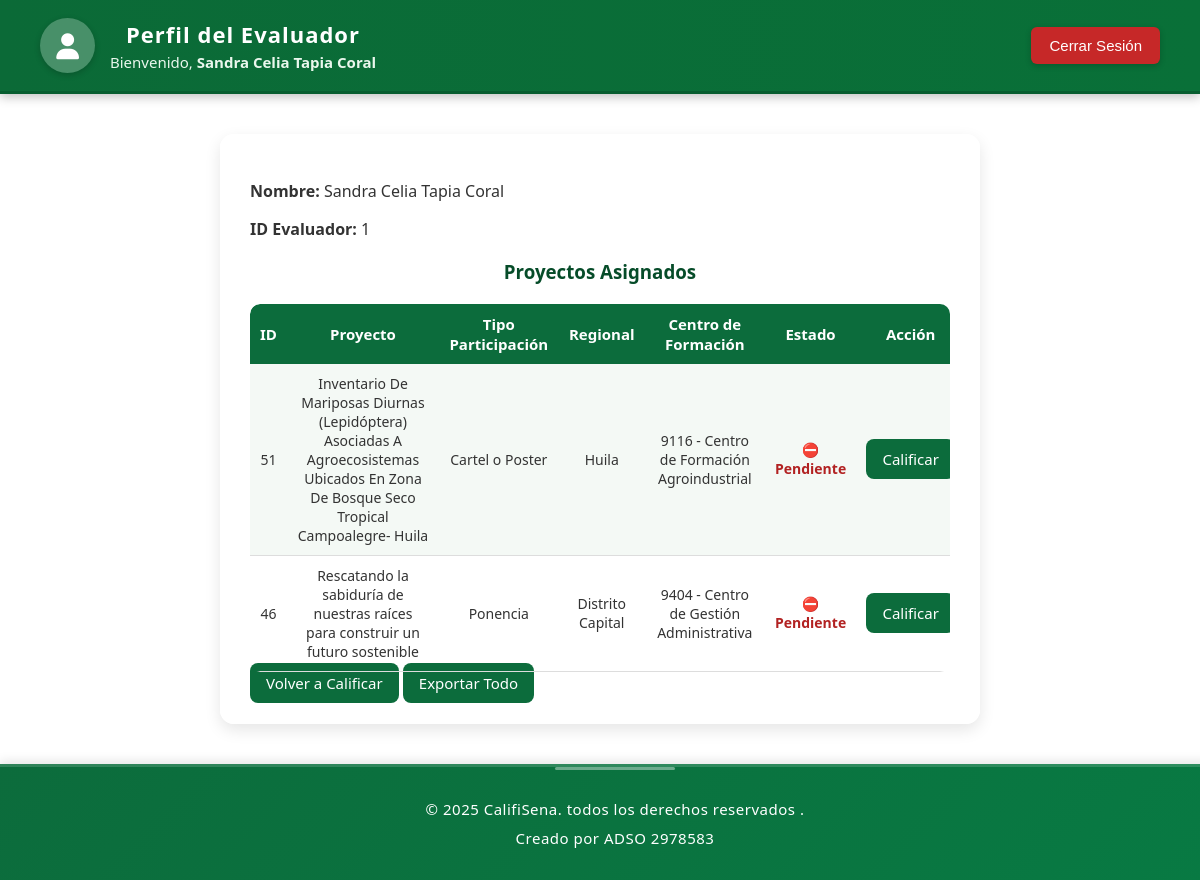
The app's page /Views/perfil.php (signed in) with its own data.
### tables this page shows
CREATE TABLE `asignaciones` (
  `id_asignacion` int(11) NOT NULL,
  `id_evaluador` int(11) NOT NULL,
  `id_proyecto` int(11) NOT NULL,
  `fecha_asignacion` date DEFAULT current_timestamp()
);

CREATE TABLE `proyectos` (
  `id_proyecto` int(11) NOT NULL,
  `nombre_proyecto` varchar(500) NOT NULL,
  `tipo_participacion` varchar(100) DEFAULT NULL,
  `regional` varchar(100) NOT NULL,
  `centro_formacion` varchar(150) NOT NULL,
  `fecha_creacion` timestamp NOT NULL DEFAULT current_timestamp()
);

### Models/Proyecto.php (called while the page is built, shortened)
<?php
class Proyecto {
    private $conn;
    public function __construct($db) {
        $this->conn = $db;
    }
    public function listarTodosPorEvaluador($id_evaluador) {
        $query = "
            SELECT
                p.id_proyecto,
                p.nombre_proyecto,
                p.tipo_participacion,
                p.regional,
                p.centro_formacion,
                a.id_asignacion,
                CASE WHEN c.id_calificacion IS NOT NULL THEN 1 ELSE 0 END AS calificado
            FROM asignaciones a
            INNER JOIN proyectos p ON a.id_proyecto = p.id_proyecto
            LEFT JOIN calificaciones c ON c.id_asignacion = a.id_asignacion
            WHERE a.id_evaluador = :id_evaluador
            ORDER BY calificado ASC, p.nombre_proyecto ASC
        ";
        $stmt = $this->conn->prepare($query);
        $stmt->bindParam(":id_evaluador", $id_evaluador, PDO::PARAM_INT);
        $stmt->execute();
        return $stmt->fetchAll(PDO::FETCH_ASSOC);
    }
}
?>

### Views/perfil.php (the view, shortened to what this page needs)
<?php
require_once "../Models/Proyecto.php";
$db = (new Database())->conectar();
$proyectoModel = new Proyecto($db);
$proyectos = $proyectoModel->listarTodosPorEvaluador($_SESSION["id_evaluador"]);
?>
<!DOCTYPE html>
<html lang="es">
<head>
  <link rel="stylesheet" href="../assets/css/header.css">
  <link rel="stylesheet" href="../assets/css/vista.css">
  <link rel="stylesheet" href="https://cdnjs.cloudflare.com/ajax/libs/font-awesome/6.4.0/css/all.min.css">
</head>
<body>
  <header class="main-header">
    <div class="header-left">
      <a href="perfil.php" class="profile-circle" title="Ver Perfil">
        <i class="fa-solid fa-user"></i>
      </a>
      <div>
        <h1 class="titulo-perfil">Perfil del Evaluador</h1>
        <p>Bienvenido, <strong><?php echo htmlspecialchars($_SESSION["nombre"]); ?></strong></p>
      </div>
    </div>
    <div class="header-right">
      <button class="logout-btn" onclick="confirmarLogout()">Cerrar Sesión</button>
    </div>
  </header>
  <div class="perfil-container">
    <p><strong>Nombre:</strong> <?php echo htmlspecialchars($_SESSION["nombre"]); ?></p>
    <p><strong>ID Evaluador:</strong> <?php echo $_SESSION["id_evaluador"]; ?></p>
    <h3>Proyectos Asignados</h3>
    <div class="table-responsive">
      <table>
        <tr>
          <th>ID</th>
          <th>Proyecto</th>
          <th>Tipo Participación</th>
          <th>Regional</th>
          <th>Centro de Formación</th>
          <th>Estado</th>
          <th>Acción</th>
        </tr>
        <?php if (!empty($proyectos)): ?>
          <?php foreach ($proyectos as $p): ?>
            <tr>
              <td><?php echo $p["id_proyecto"]; ?></td>
              <td><?php echo htmlspecialchars($p["nombre_proyecto"]); ?></td>
              <td><?php echo htmlspecialchars($p["tipo_participacion"]); ?></td>
              <td><?php echo htmlspecialchars($p["regional"]); ?></td>
              <td><?php echo htmlspecialchars($p["centro_formacion"]); ?></td>
              <td>
                <?php if (!empty($p["calificado"])): ?>
                  <span style="color:green; font-weight:bold;">✅ Calificado</span>
                <?php else: ?>
                  <span style="color:#b22222; font-weight:bold;">⛔ Pendiente</span>
                <?php endif; ?>
              </td>
              <td>
                <?php if (empty($p["calificado"])): ?>
                  <a href="calificar.php?id_proyecto=<?php echo $p['id_proyecto']; ?>" class="btn">Calificar</a>
                <?php else: ?>
                  <button class="btn" style="background-color:#888; cursor:not-allowed;" disabled>Calificado</button>
                <?php endif; ?>
              </td>
            </tr>
          <?php endforeach; ?>
        <?php else: ?>
          <tr><td colspan="8">No hay proyectos asignados.</td></tr>
        <?php endif; ?>
      </table>
    </div>
    <div class="actions">
      <a href="calificar.php" class="btn">Volver a Calificar</a>
      <a href="exportar_excel.php?id_evaluador=<?php echo $_SESSION['id_evaluador']; ?>" class="btn">Exportar Todo</a>
    </div>
  </div>
</body>
<?php include 'footer.php'; ?>
</html>

### Views/footer.php (shortened to what this page needs)
<!DOCTYPE html>
<html lang="en">
<head>
</head>
<body>
    <footer>
        <p>&copy; <?php echo date("Y"); ?> CalifiSena. todos los derechos reservados .</p>
        <p>Creado por ADSO 2978583</p>
    </footer>
</body>
</html>

### assets/css/header.css (style rules this page uses)
.main-header { background: linear-gradient(90deg, #0b6a37, #097038); color: #fff; padding: 18px 40px; display: flex; justify-content: space-between; align-items: center; border-bottom: 3px solid #075d2f; box-shadow: 0 3px 10px rgba(0, 0, 0, 0.25); font-family: 'Segoe UI', sans-serif; }
.header-left { display: flex; align-items: center; gap: 15px; }
.profile-circle { width: 55px; height: 55px; border-radius: 50%; background: rgba(255, 255, 255, 0.25); display: flex; justify-content: center; align-items: center; color: white; font-size: 26px; box-shadow: 0 2px 6px rgba(0, 0, 0, 0.2); cursor: pointer; transition: all 0.3s ease; text-decoration: none; }
.header-left h1 { margin: 0; font-size: 22px; font-weight: 600; color:#fff; }
.header-left p { margin: 3px 0 0; font-size: 15px; color: #eaf7ed; }
.header-right { display: flex; align-items: center; }
.logout-btn { background-color: #c62828; color: white; border: none; border-radius: 6px; padding: 10px 18px; font-size: 15px; font-weight: 500; cursor: pointer; transition: all 0.3s ease; box-shadow: 0 2px 6px rgba(0, 0, 0, 0.2); }

### assets/css/vista.css (style rules this page uses)
body { font-family: 'Segoe UI', Arial, sans-serif; background: linear-gradient(135deg, rgba(249, 248, 243, 0.15)), url("../img/calificacion.png"); background-size: cover; background-position: center; background-repeat: no-repeat; background-attachment: fixed; margin: 0; padding: 0; color: #333; }
.login-container, .calificar-container, .perfil-container { width: 90%; max-width: 700px; background-color: rgba(255, 255, 255, 0.95); margin: 40px auto; padding: 30px; border-radius: 14px; box-shadow: 0 6px 16px rgba(0, 0, 0, 0.1); backdrop-filter: blur(6px); }
.titulo-perfil { font-size: 28px; color: #fcfdfc; margin: 0; font-weight: 700; letter-spacing: 1px; }
h1, h2, h3 { color: #064c29; text-align: center; margin-bottom: 20px; }
button, .btn { background-color: #0c6c3c; color: white; border: none; border-radius: 8px; padding: 10px 16px; font-size: 15px; cursor: pointer; transition: background 0.3s ease, transform 0.1s ease; text-decoration: none; width: fit-content; align-self: center; }
.table-responsive { width: 100%; overflow-x: auto; -webkit-overflow-scrolling: touch; margin-top: 15px; border-radius: 10px; position: relative; }
.table-responsive::after { content: ""; position: absolute; top: 0; right: 0; width: 25px; height: 100%; background: linear-gradient(to left, rgba(0,0,0,0.1), transparent); pointer-events: none; opacity: 0; transition: opacity 0.3s; }
.table-responsive table { width: 100%; min-width: 800px; border-collapse: collapse; border-radius: 10px; overflow: hidden; }
th { background-color: #0c6c3c; color: #fff; padding: 10px; text-align: center; font-size: 15px; }
td { padding: 10px; border-bottom: 1px solid #ddd; text-align: center; font-size: 14px; }
tr:nth-child(even) { background-color: #f4f9f5; }

### Views/footer.php (style rules this page uses)
footer { background: linear-gradient(135deg, #0c6c3c, #087a43); color: #ffffff; text-align: center; padding: 25px 15px; font-family: 'Segoe UI', Arial, sans-serif; font-size: 15px; line-height: 1.6; position: relative; width: 100%; bottom: 0; border-top: 3px solid rgba(255, 255, 255, 0.15); box-shadow: 0 -3px 10px rgba(0, 0, 0, 0.1); }
footer p { margin: 5px 0; letter-spacing: 0.5px; transition: color 0.3s ease, text-shadow 0.3s ease; }
footer::before { content: ""; position: absolute; top: 0; left: 50%; width: 120px; height: 3px; background-color: rgba(255, 255, 255, 0.4); border-radius: 2px; transform: translateX(-50%); animation: shine 3s infinite ease-in-out; }

### records on screen
asignaciones: id_proyecto.id_proyecto "51", id_proyecto.nombre_proyecto "Inventario De Mariposas Diurnas (Lepidóptera) Asociadas A Agroecosistemas Ubicados En Zona De Bosque Seco Tropical Campoalegre- Huila", id_proyecto.tipo_participacion "Cartel o Poster", id_proyecto.regional "Huila", id_proyecto.centro_formacion "9116 - Centro de Formación Agroindustrial"
asignaciones: id_proyecto.id_proyecto "46", id_proyecto.nombre_proyecto "Rescatando la sabiduría de nuestras raíces para construir un futuro sostenible", id_proyecto.tipo_participacion "Ponencia", id_proyecto.regional "Distrito Capital", id_proyecto.centro_formacion "9404 - Centro de Gestión Administrativa"

### other values on screen
$_SESSION["nombre"] "Sandra Celia Tapia Coral"
$_SESSION["id_evaluador"] "1"
